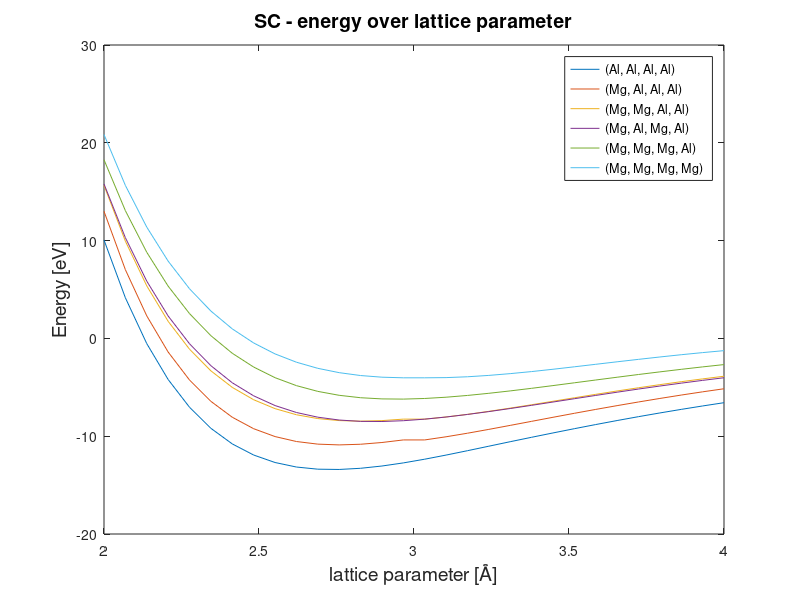

Recreate this plot in MATLAB. (Note: this script raises an error after producing the figure.)
%% import all sc data
% The commented first part reads from data file, but we saved the data in
% variable sc.mat that is imported further down to not have to work with
% all this text!


%x2to6 = linspace(2, 6, 60);
%plot(x2to6, temp) % plottar de med data för 2 till 6
clear all
clc

load('data/sc.mat')
x2to4 = linspace(2, 4, 30);
plot(x2to4, sc)
title('SC - energy over lattice parameter', 'FontSize', 14)
xlabel('lattice parameter [Å]', 'FontSize', 14)
ylabel('Energy [eV]', 'FontSize', 14)
legend('(Al, Al, Al, Al)', '(Mg, Al, Al, Al)', '(Mg, Mg, Al, Al)', '(Mg, Al, Mg, Al)', '(Mg, Mg, Mg, Al)', '(Mg, Mg, Mg, Mg)')

scMin = min(sc, [], 2); %the minimum of each row (setup)

%% fcc

data = zeros(4,30);
data(1,:) = dlmread('data/3to5in30_k8/4al_fcc_3to5in30_co300_k8','\t',11,0);
%data(2,:) = dlmread('data/3to5in30_k8/1mg3al_fcc_3to5in30_co300_k8','\t',11,0);
data(3,:) = dlmread('data/3to5in30_k8/3mg1al_fcc_3to5in30_co300_k8','\t',11,0);
data(4,:) = dlmread('data/3to5in30_k8/4mg_fcc_3to5in30_co300_k8','\t',11,0);


x = linspace(3,5,30);
plot(x,data(1:3,:))

%save('dataFile.mat','data')
legend('bcc', 'fcc', 'sc')


%% bcc, seems like we have the full range

clear all
clc

% data = zeros(6,60);
% data(1,:) = dlmread('data/2to6in60_k8/4al_bcc_2to6in60_co300_k8','\t',11,0);
% data(2,:) = dlmread('data/2to6in60_k8/1mg3al_bcc_2to6in60_co300_k8','\t',11,0);
% data(3,:) = dlmread('data/2to6in60_k8/2al2mg_bcc_2to6in60_co300_k8','\t',11,0);
% data(4,:) = dlmread('data/2to6in60_k8/mgalmgal_bcc_2to6in60_co300_k8','\t',11,0);
% data(5,:) = dlmread('data/2to6in60_k8/3mg1al_bcc_2to6in60_co300_k8','\t',11,0);
% data(6,:) = dlmread('data/2to6in60_k8/4mg_bcc_2to6in60_co300_k8','\t',11,0);

load('data/bcc.mat') %Gives the saved .mat file the the dlmread produces above

x = linspace(2,6,60);
plot(x,bcc_full)
title('BCC - energy over lattice parameter', 'FontSize', 14)
xlabel('lattice parameter [Å]', 'FontSize', 14)
ylabel('Energy [eV]', 'FontSize', 14)
legend('(Al, Al, Al, Al)', '(Mg, Al, Al, Al)', '(Mg, Mg, Al, Al)', '(Mg, Al, Mg, Al)', '(Mg, Mg, Mg, Al)', '(Mg, Mg, Mg, Mg)')
%bcc_full = data;
%save('data/bcc.mat','bcc_full')

bccMin = min(bcc_full,[],2); %the minimum of each row (setup)


%% K sweep

clear all
clc

data = dlmread('sweepKData','\t');
plot(data(:,1),data(:,2))


%% cutoff sweep

clear all
clc

data = dlmread('sweepCutoffData','\t');
plot(data(:,1),data(:,2))

